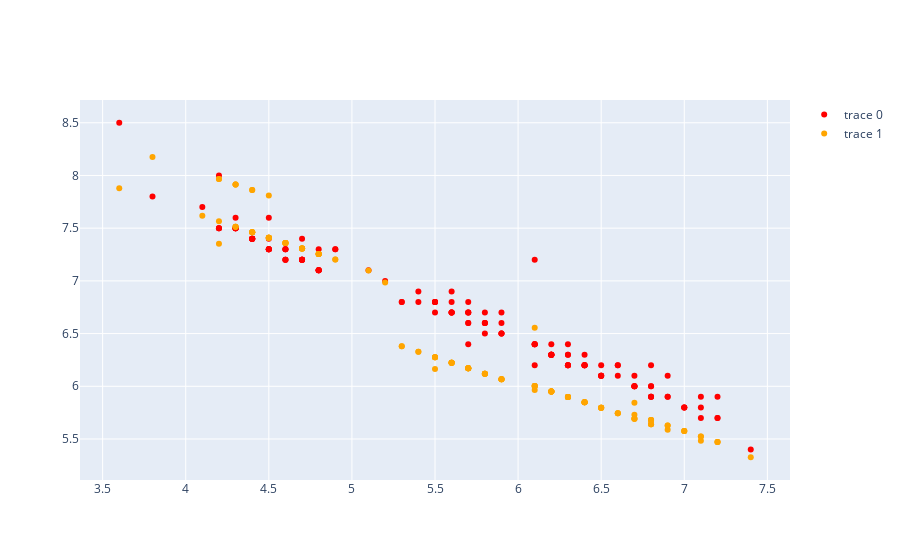

Notebook source saved alongside this figure:
### Markdown cell above
The red points represent the true x and y combinations, while the orange ones show the model's predictions.

### Code cell
fig = go.Figure()

fig.add_scatter(
    x=x_test[:,0].flatten(),
    y=y_test.flatten(),
    mode="markers",
    marker=dict(color="red")
)

fig.add_scatter(
    x=x_test[:,0].flatten(),
    y=y_pred,
    mode="markers",
    marker=dict(color="orange")
)

fig

### Figure 1 — Plotly figure (JSON) as saved in the notebook; plotly's stock layout.template omitted (floating-point values rounded to 4 significant figures; data arrays with more than 128 entries replaced by an {"elided": "..."} marker saying what was removed)
{"data": [{"marker": {"color": "red"}, "mode": "markers", "type": "scatter", "x": {"elided": "141 float values"}, "y": {"elided": "141 float values"}}, {"marker": {"color": "orange"}, "mode": "markers", "type": "scatter", "x": {"elided": "141 float values"}, "y": {"elided": "141 float values"}}], "layout": {}}
